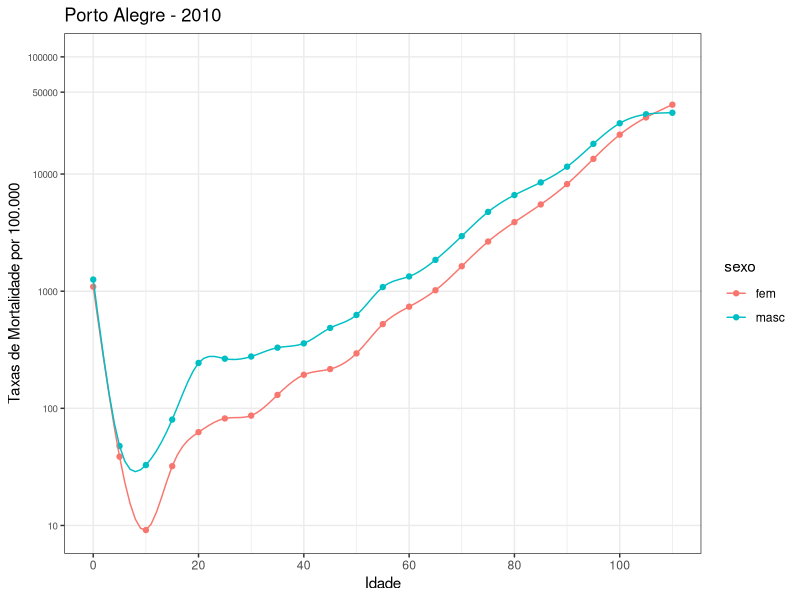

R code for this plot:
# Função para criar as tabelas de vida
# Para o argumento obito, completar com o ano desejado, ex. "a2010", para o argumento populacao,
# completar com o ano desejado, ex. "p2010"
funcao_tabela_expectativa <- function(pop_fem= NULL, obito_fem = NULL, pop_masc= NULL, obito_masc = NULL,ano = 2010) {
  ################################################################################
  
  # Variáveis indicando o ano, no padrão dos bancos de dados utilizados
  obito = paste0("a",ano)
  populacao = paste0("p", ano)
  
  # SEXO FEMININO

  # Dataframe com as colunas de idade, óbitos, e população, para o ano escolhido
  VT_FE_fem=data.frame(Idade=seq(0,110),  
                       D=obito_fem[[obito]],
                       N=pop_fem[[populacao]])
  
  # Criação das faixas etárias
VT_FE_fem$faixa_etaria <- ifelse(VT_FE_fem$Idade== 0,0,
                                ifelse(VT_FE_fem$Idade<= 5,5,
                                ifelse(VT_FE_fem$Idade<=10,10,
                                ifelse(VT_FE_fem$Idade<=15,15,
                                ifelse(VT_FE_fem$Idade<=20,20,
                                ifelse(VT_FE_fem$Idade<=25,25,
                                ifelse(VT_FE_fem$Idade<=30,30,
                                ifelse(VT_FE_fem$Idade<=35,35,
                                ifelse(VT_FE_fem$Idade<=40,40,
                                ifelse(VT_FE_fem$Idade<=45,45,
                                ifelse(VT_FE_fem$Idade<=50,50,
                                ifelse(VT_FE_fem$Idade<=55,55,
                                ifelse(VT_FE_fem$Idade<=60,60,
                                ifelse(VT_FE_fem$Idade<=65,65,
                                ifelse(VT_FE_fem$Idade<=70,70,
                                ifelse(VT_FE_fem$Idade<=75,75,
                                ifelse(VT_FE_fem$Idade<=80,80,
                                ifelse(VT_FE_fem$Idade<=90,90,
                                ifelse(VT_FE_fem$Idade<=100,100,110)))))))))))))))))))
  
# Agrupamento das informações por faixas etárias 
  VT_FE_fem=VT_FE_fem %>% group_by(faixa_etaria) %>% summarise(D=sum(D),N=sum(N))
  
  # Transformando a tabela em um data.frame
  VT_FE_fem=data.frame(VT_FE_fem)
  
  # Criando a variável m = Taxa de mortalidade, calculada como óbitos (D) divido pela população (N)
  VT_FE_fem$m=VT_FE_fem$D/VT_FE_fem$N
  # Transformando possíveis valores não-numéricos em 0
  VT_FE_fem$m=ifelse(is.nan(VT_FE_fem$m), 0, VT_FE_fem$m)
  
  
  ########################################
  # Suavizacao Spline Cubica na escala log
  # Criando a variável y, que representa a taxa de mortalidade na escala log, multiplicada por 100.000
  VT_FE_fem$y <- log(VT_FE_fem$m)*100000
  
  # Criação de uma função de spline cúbica com o método natural
  spline_original_fem <- splinefun(VT_FE_fem$faixa_etaria, VT_FE_fem$y, method = "natural")
  
  # Interpolação de valores para cada idade entre as faixas etárias
  new_x_fem <- seq(0, 110, length.out = 111)
  interpolated_fem_original <- spline_original_fem(new_x_fem)
  
  # Dataframe com uma coluna indicando o ano, coluna indicando a idade, coluna com a taxa de mortalidade,
  # coluna com a taxa de mortalidade na escala logaritmica, e coluna indicando o sexo
  VT_S_fem=data.frame(Year=rep(ano,length.out = 111), 
                      Age=new_x_fem,
                      mx=exp(interpolated_fem_original/100000),
                      mx2=interpolated_fem_original/100000,
                      sexo = "fem")
  
  # Com a tabela inclundo as taxas de mortalidade suavizadas, podemos criar a tabela de vida com todas as informações
  # Probabilidade de morte
  VT_S_fem$q= 1 - exp(- VT_S_fem$mx)
  # aumentando um linha na base de dados
  VT_S_fem[nrow(VT_S_fem)+1,]=rep(0,ncol(VT_S_fem))
  
  # Criando as colunas para as variáveis sobreviventes e óbitos esperados, respectivamente
  VT_S_fem$l=rep(0,nrow(VT_S_fem))
  VT_S_fem$d=rep(0,nrow(VT_S_fem))
  
  # Iniciando a variável "l" com uma populacao hipotetica de 100.000 pessoas
  VT_S_fem$l[1]=100000
  
  # Completando as colunas "l" e "d"
  for (i in 1:(nrow(VT_S_fem)-1)) {
    VT_S_fem$d[i]=VT_S_fem$l[i] * VT_S_fem$q[i]
    VT_S_fem$l[i+1]=VT_S_fem$l[i] - VT_S_fem$d[i]
  }
  
  # Criando a variável "L" = anos-pessoa vividos entre as idades x e x+n
  VT_S_fem$L=rep(0,nrow(VT_S_fem))
  for (i in 1:nrow(VT_S_fem)-1) VT_S_fem$L[i] = (VT_S_fem$l[i] + VT_S_fem$l[i+1])/2
  # Criando a variável "T" = anos-pessoa vividos acima da idade x
  VT_S_fem$T=rep(0,nrow(VT_S_fem))
  soma=0
  for (i in nrow(VT_S_fem):1) {
    soma = soma + VT_S_fem$L[i]
    VT_S_fem$T[i] = soma
  }
  # Criação da variável "e" = expectativa de vida na idade x
  for (i in 1:nrow(VT_S_fem)) VT_S_fem$e[i] = VT_S_fem$T[i] / VT_S_fem$l[i]
  # Excluindo a linha adicional 
  VT_S_fem=VT_S_fem[-112,]
  
  ################################################################################
  ################################################################################
  # SEXO MASCULINO
  
  # Dataframe com as colunas de idade, óbitos, e população, para o ano escolhido
  VT_FE_masc=data.frame(Idade=seq(0,110),  
                        D=obito_masc[[obito]],
                        N=pop_masc[[populacao]])
  
  # Criação das faixas etárias
  VT_FE_masc$faixa_etaria=ifelse(VT_FE_masc$Idade== 0,0,
                          ifelse(VT_FE_masc$Idade<= 5,5,
                          ifelse(VT_FE_masc$Idade<=10,10,
                          ifelse(VT_FE_masc$Idade<=15,15,
                          ifelse(VT_FE_masc$Idade<=20,20,
                          ifelse(VT_FE_masc$Idade<=25,25,
                          ifelse(VT_FE_masc$Idade<=30,30,
                          ifelse(VT_FE_masc$Idade<=35,35,
                          ifelse(VT_FE_masc$Idade<=40,40,
                          ifelse(VT_FE_masc$Idade<=45,45,
                          ifelse(VT_FE_masc$Idade<=50,50,
                          ifelse(VT_FE_masc$Idade<=55,55,
                          ifelse(VT_FE_masc$Idade<=60,60,
                          ifelse(VT_FE_masc$Idade<=65,65,
                          ifelse(VT_FE_masc$Idade<=70,70,
                          ifelse(VT_FE_masc$Idade<=75,75,
                          ifelse(VT_FE_masc$Idade<=80,80,
                          ifelse(VT_FE_masc$Idade<=90,90,
                          ifelse(VT_FE_masc$Idade<=100,100,110)))))))))))))))))))
  
  # Agrupamento das informações por faixas etárias 
  VT_FE_masc=VT_FE_masc %>% group_by(faixa_etaria) %>% summarise(D=sum(D),N=sum(N))
  # Transformando a tabela em um data.frame
  VT_FE_masc=data.frame(VT_FE_masc)

  # Criando a variável m = Taxa de mortalidade, calculada como óbitos (D) divido pela população (N)
  VT_FE_masc$m=VT_FE_masc$D/VT_FE_masc$N
  # Transformando possíveis valores não-numéricos em 0
  VT_FE_masc$m=ifelse(is.nan(VT_FE_masc$m), 0, VT_FE_masc$m)
  
  ################################################################################
  # Suavizacao Spline Cubica na escala log
  # Criando a variável y, que representa a taxa de mortalidade na escala log, multiplicada por 100.000
  VT_FE_masc$y <- log(VT_FE_masc$m)*100000
  
  # Criação de uma função de spline cúbica com o método natural
  spline_original_masc <- splinefun(VT_FE_masc$faixa_etaria, VT_FE_masc$y, method = "natural")
  
  # Interpolação de valores para cada idade entre as faixas etárias
  new_x_masc <- seq(0, 110, length.out = 111)
  interpolated_masc_original <- spline_original_masc(new_x_masc)
  
  # Dataframe com uma coluna indicando o ano, coluna indicando a idade, coluna com a taxa de mortalidade,
  # coluna com a taxa de mortalidade na escala logaritmica, e coluna indicando o sexo
  VT_S_masc=data.frame(Year=rep(ano,length.out = 111), 
                       Age=new_x_masc,
                       mx=exp(interpolated_masc_original/100000),
                       mx2=interpolated_masc_original/100000,
                       sexo = "masc")
  
  
  # Com a tabela inclundo as taxas de mortalidade suavizadas, podemos criar a tabela de vida com todas as informações
  # Probabilidade de morte
  VT_S_masc$q= 1 - exp(- VT_S_masc$mx)

  # aumentando um linha na base de dados
  VT_S_masc[nrow(VT_S_masc)+1,]=rep(0,ncol(VT_S_masc))
  
  # Criando as colunas para as variáveis sobreviventes e óbitos esperados, respectivamente
  VT_S_masc$l=rep(0,nrow(VT_S_masc))
  VT_S_masc$d=rep(0,nrow(VT_S_masc))
  # Iniciando a variável "l" com uma populacao hipotetica de 100.000 pessoas
  VT_S_masc$l[1]=100000
  
  # Completando as colunas "l" e "d"
  for (i in 1:(nrow(VT_S_masc)-1)) {
    VT_S_masc$d[i]=VT_S_masc$l[i] * VT_S_masc$q[i]
    VT_S_masc$l[i+1]=VT_S_masc$l[i] - VT_S_masc$d[i]
  }
  # Criando a variável "L" = anos-pessoa vividos entre as idades x e x+n
  VT_S_masc$L=rep(0,nrow(VT_S_masc))
  for (i in 1:nrow(VT_S_masc)-1) VT_S_masc$L[i] = (VT_S_masc$l[i] + VT_S_masc$l[i+1])/2
  
  # Criando a variável "T" = anos-pessoa vividos acima da idade x
  VT_S_masc$T=rep(0,nrow(VT_S_masc))
  soma=0
  for (i in nrow(VT_S_masc):1) {
    soma = soma + VT_S_masc$L[i]
    VT_S_masc$T[i] = soma
  }
  # Criação da variável "e" = expectativa de vida na idade x
  for (i in 1:nrow(VT_S_masc)) VT_S_masc$e[i] = VT_S_masc$T[i] / VT_S_masc$l[i]
  
  #Excluindo a linha adicional
  VT_S_masc=VT_S_masc[-112,]
  
  ######
  
  # Juntando as duas tabelas de vida em uma única tabela
  VT_S <- rbind(VT_S_fem, VT_S_masc)
  
  # Comando que define o objeto que será retornado pela função.
  # O objeto será uma lista, onde o primeiro elemento é a tabela do sexo feminino, 
  # o segundo elemento é a tabela do sexo masculino, e o terceiro elemento é 
  # a tabela com os dois sexos juntos
  return(list(VT_S_fem, VT_S_masc, VT_S))
}

library(dplyr)
library(scales)
library(ggplot2)
library(KernSmooth)
library(readxl)
library(openxlsx)

# Definir o diretório onde estão salvos os bancos de dados
# setwd("C:/Users/TCC Gabriel Pozza Estivalete/Codigos_para_Camila")

# Leitura dos bancos populacionais criados no código anterior, que serão usados na função da tabela de vida
banco_pop_fem = read.csv2("Porto_Alegre_fem_2010_2021_populacao.csv")
banco_pop_masc = read.csv2("Porto_Alegre_masc_2010_2021_populacao.csv")

# Leitura dos bancos de mortalidade criados no código anterior, que serão usados na função da tabela de vida
banco_mort_fem = read.csv2("Porto_Alegre_fem_2010_2021_obitos.csv")
banco_mort_masc = read.csv2("Porto_Alegre_masc_2010_2021_obitos.csv")

# Aplicação da função para criação da tabela de vida.

# No argumento "pop_fem", coloque o banco da população feminina
# No argumento "pop_masc", coloque o banco da população masculina
# No argumento "obito_fem", coloque o banco de mortalidade feminina
# No argumento "obito_masc", coloque o banco de mortalidade masculina
# No argumento "ano", indique o ano desejado
# Após o parênteses da função, indique entre colchetes qual tabela você deseja salvar no objeto que está sendo criado,
# 1 para a tabela feminina, 2 para a tabela masculina, e 3 para a tabela com ambos os sexos
poa_masc_2010 <- funcao_tabela_expectativa(pop_fem = banco_pop_fem, pop_masc = banco_pop_masc, obito_fem = banco_mort_fem, obito_masc = banco_mort_masc,2010)[[2]]
poa_masc_2011 <- funcao_tabela_expectativa(pop_fem = banco_pop_fem, pop_masc = banco_pop_masc, obito_fem = banco_mort_fem, obito_masc = banco_mort_masc,2011)[[2]]

# Unindo duas tabelas de anos diferentes
tabela_poa_2010_2011_masc <- rbind(poa_masc_2010, 
                                   poa_masc_2011)

poa_fem_2010 <- funcao_tabela_expectativa(pop_fem = banco_pop_fem, pop_masc = banco_pop_masc, obito_fem = banco_mort_fem, obito_masc = banco_mort_masc,2010)[[1]]
poa_fem_2011 <- funcao_tabela_expectativa(pop_fem = banco_pop_fem, pop_masc = banco_pop_masc, obito_fem = banco_mort_fem, obito_masc = banco_mort_masc,2011)[[1]]

tabela_poa_2010_2011_fem <- rbind(poa_fem_2010, 
                                  poa_fem_2011)

#################################################

### Código para criação do gráfico de taxas de mortalidade

# Comando para evitar notação científica nos eixos do gráfico
options(scipen = 999)

## Aplicando a função da tabela de vida para criar uma tabela de 2010 com ambos os sexos
tabela_2010 <- funcao_tabela_expectativa(pop_fem = banco_pop_fem, pop_masc = banco_pop_masc, obito_fem = banco_mort_fem, obito_masc = banco_mort_masc,2010)[[3]]

# Criando objetos que identificam os índices na tabela de vida representando os pontos de corte para as faixas
# etárias.
# A primeira sequência corresponde ao sexo feminino, a segunda ao sexo masculino
sequencia <- seq(1,111,5)
sequencia2 <- seq(112,222,5)

# Comando do ggplot para criar o gráfico
# aes(eixo x é a idade, eixo y é a taxa de mortalidade, agrupando pelo sexo)
ggplot(tabela_2010, aes(Age, mx2, group = sexo, colour = sexo)) +
  # Plotando pontos no gráfico somente em cima dos pontos de corte das faixas etárias
  geom_point(data = ~filter(tabela_2010[c(sequencia,sequencia2),])) +
  # Plotando a linha
  geom_line() +
  # Identificando os pontos de corte no eixo Y, referente à taxa de mortalidade na escala log, e atribuindo
  # um rótulo para aparecer no gráfico
  scale_y_continuous(
    breaks = c(-9.21034,-6.907755,-4.60517,-2.303, -0.693, 0),labels = c(10,100,1000, 10000, 50000,100000)) +
  # Quebras no eixo X para identificar os anos
  scale_x_continuous(breaks = c(0,20,40,60,80,100)) +
  # Elementos estéticos
  theme_bw() + labs(y = "Taxas de Mortalidade por 100.000", x = "Idade") + expand_limits(y=c(-9.3,0)) +
  ggtitle("Porto Alegre - 2010") + theme(panel.grid.minor.y = element_blank(), axis.text.y = element_text(size = 7))
